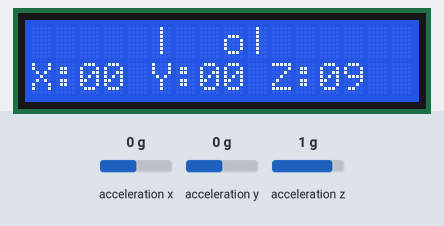
The sketch below on a simulated Arduino Uno, built with avr-gcc and run on an emulated ATmega328P. Shown: 16×2 character LCD. The test bench sets the inputs (shaded band); at power-on: acceleration x 0 g, acceleration y 0 g, acceleration z 1 g. What the sketch prints to the serial monitor is not drawn.

Above: at 1.2 s.
1.3 s: acceleration x set to -0.8 g
At 1.7 s:
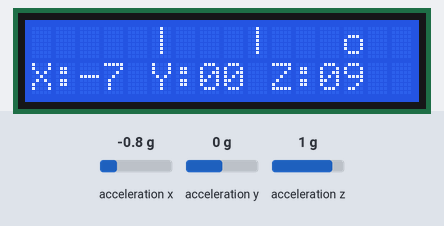
2.9 s: acceleration x set to 0.8 g
At 3.5 s:
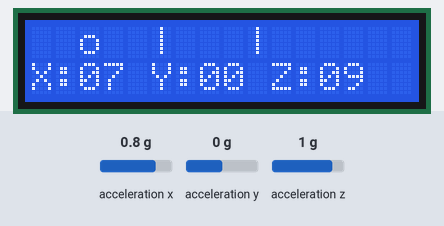
4.4 s: acceleration y set to -1.4 g
At 5.2 s:
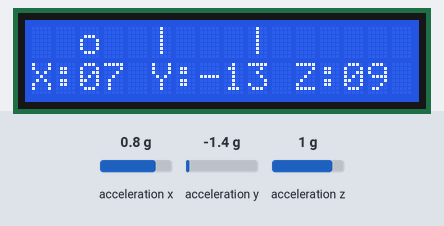
5.9 s: acceleration z set to -1.4 g
At 7.2 s:
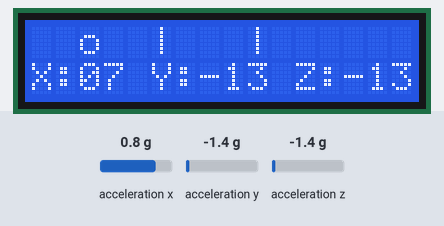
7.5 s: acceleration y set to -0.8 g
At 8.7 s:
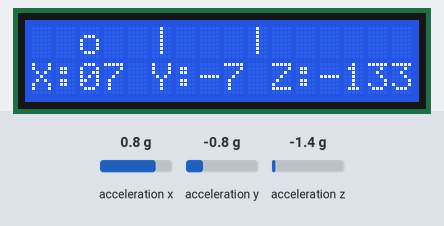
Timing chart, 0 to 10.1 s (numbered marks = the images above; inputs shaded):
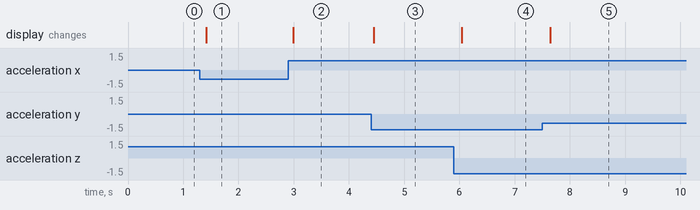

Measured:
- after the input at 1.3 s, the display: changes after 0.11 s (image 1)
- after the input at 2.9 s, the display: changes after 0.10 s (image 2)
- after the input at 4.4 s, the display: changes after 0.05 s (image 3)
- after the input at 5.9 s, the display: changes after 0.14 s (image 4)
- after the input at 7.5 s, the display: changes after 0.14 s (image 5)

The sketch:

7-level.ino
```cpp
/*
Level using accelerometer

Tutorial link: https://www.learn.voltaat.com/post/use-an-accelerometer-to-build-a-level

This is an Arduino sketch that simulates a level using an ADXL345 accelerometer and displaying it on an LCD screen

Components Needed:
1. ADXL345 ........x1
2. LCD screen .....x1
3. 10K resistor ...x2

Connections:
LCD GND          → Breadboard ground line
LCD Vcc          → Arduino pin 5V
LCD SDA          → Breadboard SDA line
LCD SCL          → Breadboard SCL line
ADXL345 GND      → Breadboard ground line
ADXL345 Vcc      → Breadboard 3.3V line
ADXL345 SDA      → Breadboard SDA line
ADXL345 SCL      → Breadboard SCL line
Arduino pin GND  → Breadboard ground line
Arduino pin 3.3V → Breadboard 3.3V line
Arduino pin A4   → Breadboard SDA line
Arduino pin A5   → Breadboard SCL line
1st 10K resistor → Between Breadboard SDA line and 3.3V line
2nd 10K resistor → Between Breadboard SCL line and 3.3V line

*/

#include <Wire.h>               // I2C library
#include <Adafruit_Sensor.h>    // Adafruit sensor library
#include <Adafruit_ADXL345_U.h> // ADXL345 Adafruit's library
#include <LiquidCrystal_I2C.h>  // LCD library

// ADXL345 instance (12345 is the I2C address)
Adafruit_ADXL345_Unified accel = Adafruit_ADXL345_Unified(12345);

// LCD instance (0x27 is the I2C address)
LiquidCrystal_I2C lcd(0x27, 16, 2);

// Commands inside void setup run once
void setup() {

  Serial.begin(9600); // Start the serial monitor
  lcd.init();         // Initialize the LCD screen
  lcd.backlight();    // Turn on backlight on the LCD

  // Initialise the sensor
  if(!accel.begin()) {
    // There was a problem detecting the ADXL345 ... check your connections
    Serial.println("Ooops, no ADXL345 detected ... Check your wiring!");
    lcd.clear();
    lcd.setCursor(0, 0);
    lcd.print("Sensor error");
    while(1);
  }

  // Set the range to whatever is appropriate for your project
  // Uncomment the needed line
  accel.setRange(ADXL345_RANGE_16_G);
  // accel.setRange(ADXL345_RANGE_8_G);
  // accel.setRange(ADXL345_RANGE_4_G);
  // accel.setRange(ADXL345_RANGE_2_G);

}

// Commands inside void loop run forever
void loop() {

  // Get a new sensor event
  sensors_event_t event;
  accel.getEvent(&event);

  // Print to serial monitor (acceleration is measured in m/s^2)
  Serial.print("X: ");   Serial.print(event.acceleration.x);
  Serial.print(", Y: "); Serial.print(event.acceleration.y);
  Serial.print(", Z: "); Serial.print(event.acceleration.z);
  Serial.println(" m/s^2 ");

  // Calculate the bubble location on the screen
  // One row on the LCD is 16 characters. But we use only 15 to get
  // an odd number for the center value. The x-axis range between
  // -10 and 10. With basic math, we get the following
  int bubble = round(15 - (((event.acceleration.x + 10) / 20.0) * 15));
  if (bubble < 0)  bubble = 0;
  if (bubble > 14) bubble = 14;

  // Print the bubble
  lcd.setCursor(0, 0);
  for (int i = 0; i < 16; ++i) {
    if (i == bubble) {
      lcd.print('o');
    } else if (i == 5 || i == 9) {
      lcd.print('|');
    } else {
      lcd.print(' ');
    }
  }

  // Pretty-print axes to the LCD
  char buf[17];
  sprintf(buf, "X:%02d Y:%02d Z:%02d",
          (int) event.acceleration.x,
          (int) event.acceleration.y,
          (int) event.acceleration.z);
  lcd.setCursor(0, 1);
  lcd.print(buf);

  // Wait for 0.1 second
  delay(100);

}
```
